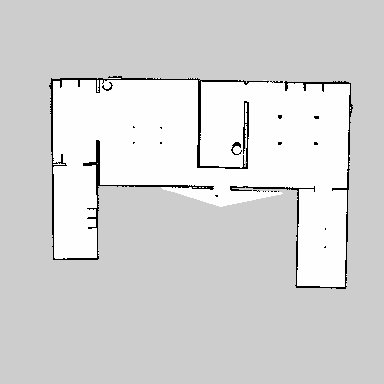
#> input picture src/autonomous_tb/maps/map.pgm, 384 x 384 px, found by its file name
$ python score.py   (older library calls are emulated)
#> lines starting #> are read from the running program, lines starting #| are printed output that depends on the picture; after the words box and inside, x2 and y2 are one past the last pixel; in counts of white or black regions, pixels touching at a corner belong together
#!/usr/bin/env python3

from PIL import Image
import numpy as np
from RRT import RRT
import time

import matplotlib.pyplot as plt

class Score():

	def __init__(self):
		# Path to access the map
		self.FILE_PATH = "/home/febin/c_ws/src/autonomous_tb/maps/map.pgm"

		# Goal coordinates
		self.goal  = (185, 220)

		# Start coordinates
		self.start_coordinates = [(114, 95), (162, 73), (91, 246), (184, 321)]

		self.map_scores = self.score(self.start_coordinates, self.goal, self.FILE_PATH)
		print(self.map_scores)

	def load_map(self, file_path, resolution_scale):
		''' Load map from an image and return a 2D binary numpy array
			where 0 represents obstacles and 1 represents free space
		'''
#> called with resolution_scale = 1
		# Load the image with grayscale
		img = Image.open(file_path).convert('L')
#> img is the input picture: PIL image 384x384 L; min 0, max 254, mean 213.4
		# Rescale the image
		size_x, size_y = img.size
#> size_x = 384; size_y = 384
		new_x, new_y  = int(size_x*resolution_scale), int(size_y*resolution_scale)
#> new_x = 384; new_y = 384
		img = img.resize((new_x, new_y), Image.ANTIALIAS)

		map_array = np.asarray(img, dtype='uint8')

		# Get binary image
		threshold = 127
		map_array = 1 * (map_array > threshold)
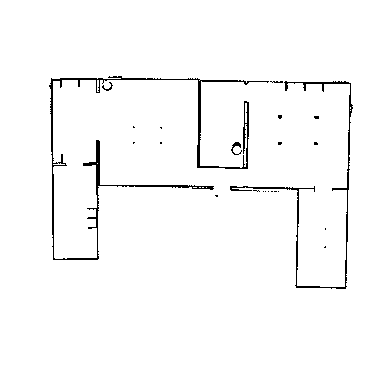
#> map_array: shape (384, 384) int64; values 0 (black) and 1 (white), 97.8% white; black in thin lines or dots, all inside (x1, y1, x2, y2) = (49, 76, 353, 289)
		# Result 2D numpy array
		return map_array

	def score(self, locations, goal, file_path):
		"""
		arguments : list containing tuple of start coordinates
				  : goal_coordinates
				  : file_path to the map
		return    : dictionary{start_coordinate: (path_length, path_nodes)}
		"""
		# Load the map
		map_array = self.load_map(file_path, 1)
		start_time = time.time()
		score_dict = dict()
		for start_coord in locations:
			# Planning class
			RRT_planner = RRT(map_array, start_coord, goal)
			path_length, path_nodes = RRT_planner.informed_RRT_star(n_pts=1500)
			score_dict["start_coord"] = (path_length, path_nodes)
#> after the loop, score_dict = 0 items
		end_time = time.time()
		print("Total time for calculating scores is %.2f" %(end_time-start_time))
		return score_dict


if __name__ == "__main__":

#> (the run stopped early here; a loop or call above may not have finished)
